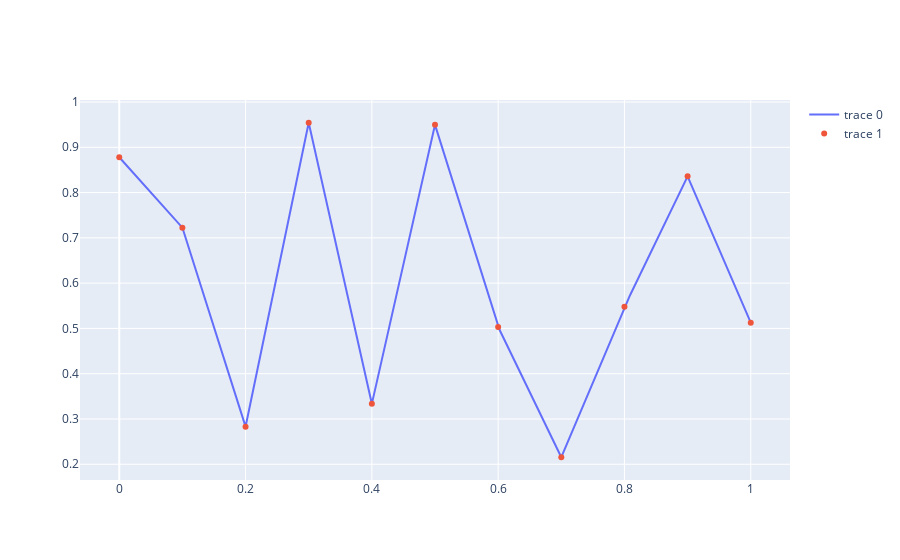

Here is the notebook cell this chart was saved with:
### Markdown cell above
We can generate a random vector $\boldsymbol{ui}$ and use the previous function.

### Code cell
ui = np.random.rand(n_bases)

x, u = interpolate(ui)


fig = go.Figure(data=[
    go.Scatter(x=x, y=u, mode='lines'),
    go.Scatter(x=s, y=ui, mode='markers'),
])
plotly.iplot(fig)

### Figure 1 — Plotly figure (JSON) as saved in the notebook; plotly's stock layout.template omitted (floating-point values rounded to 4 significant figures; data arrays with more than 128 entries replaced by an {"elided": "..."} marker saying what was removed)
{"data": [{"mode": "lines", "type": "scatter", "x": {"elided": "500 float values"}, "y": {"elided": "500 float values"}}, {"mode": "markers", "type": "scatter", "x": [0, 0.1, 0.2, 0.3, 0.4, 0.5, 0.6, 0.7, 0.8, 0.9, 1], "y": [0.878, 0.7225, 0.283, 0.9542, 0.3334, 0.9498, 0.5034, 0.2155, 0.5476, 0.8358, 0.5127]}], "layout": {}}
